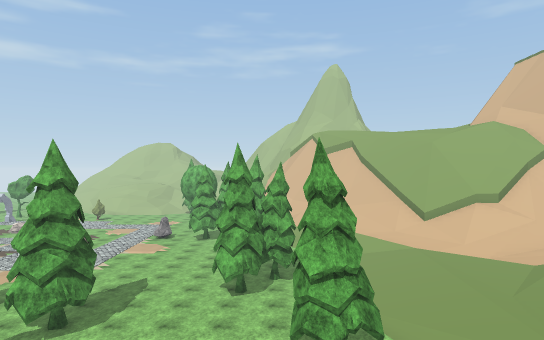
view 1 (above)

24 first-person views from a walk through a Unity game level. The camera is 1.3 m above the floor, looks level and sees 75° across. The floor is counted in squares, 2 m on a side. Each view is taken from the middle of a square. On the plan, view 1 faces up. The plan holds only what a view shows up to about 10 squares ahead; the rest is blank. The place goes on beyond the plan. Some trees and plants on the terrain are drawn as simple stand-ins. Some animated figures are left out. Some surface patterns are stand-ins.

view 2
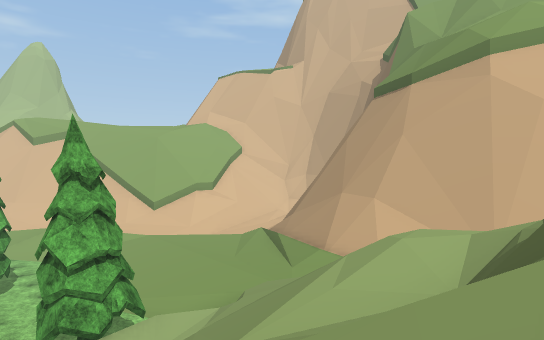

view 3
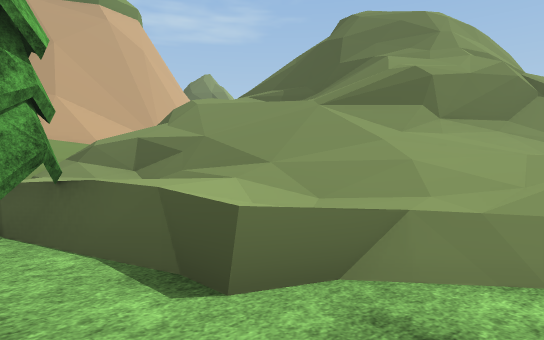

view 4
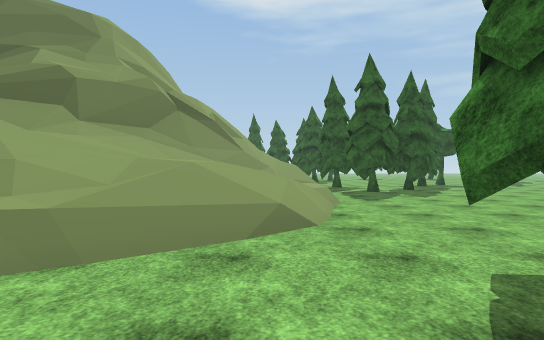

view 5
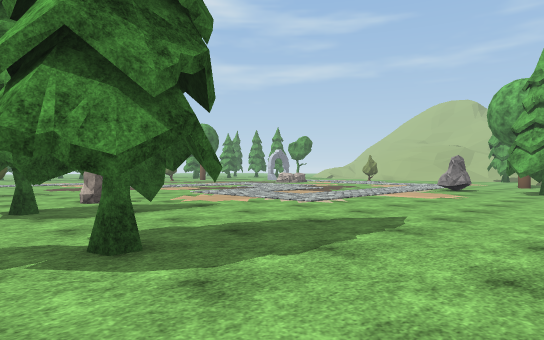

view 6
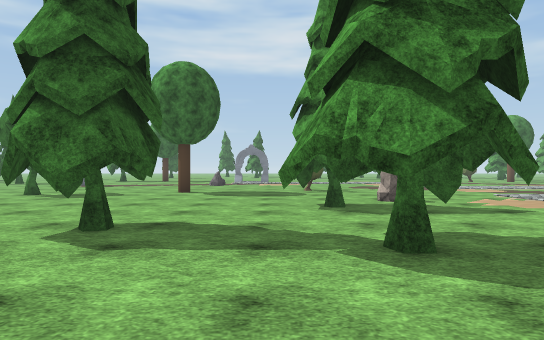

view 7
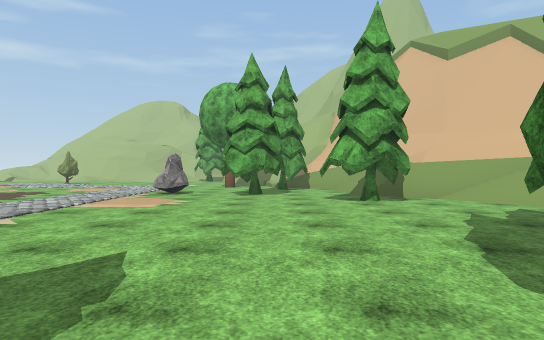

view 8
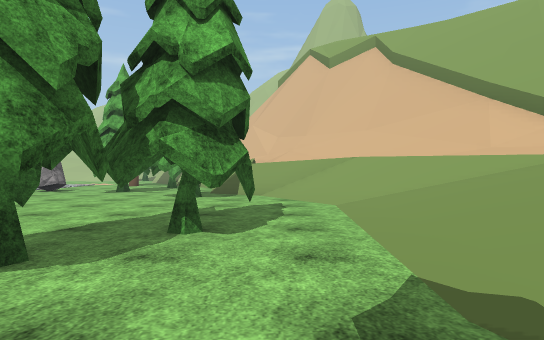

view 9
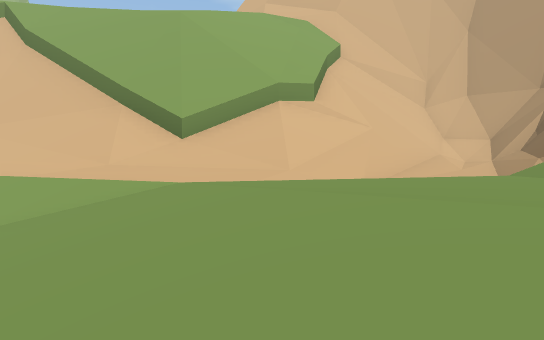

view 10
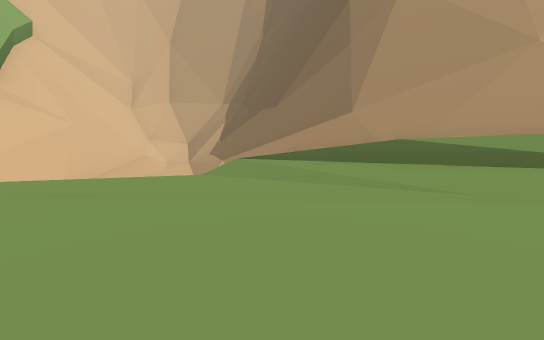

view 11
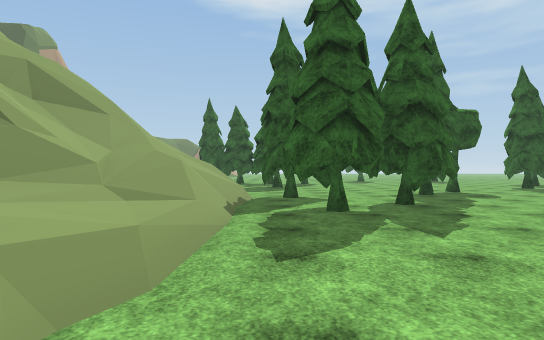

view 12
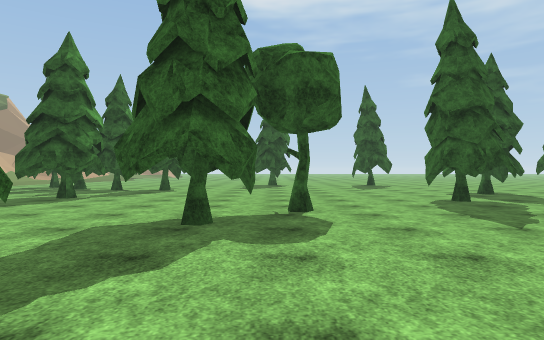

view 13
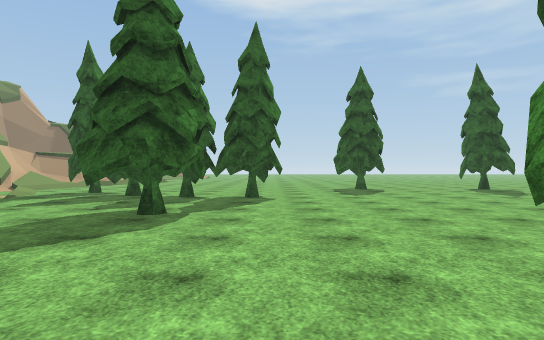

view 14
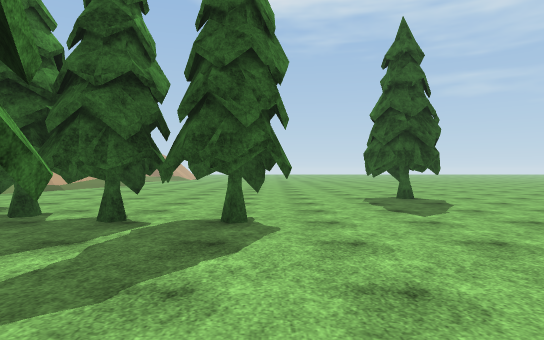

view 15
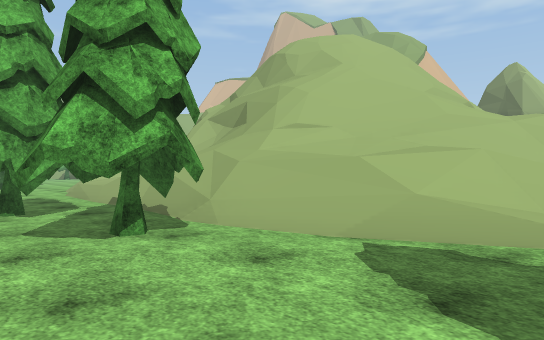

view 16
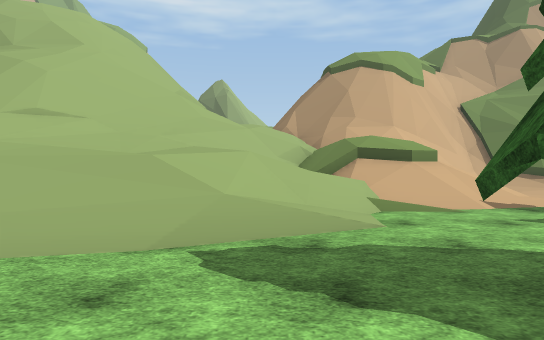

view 17
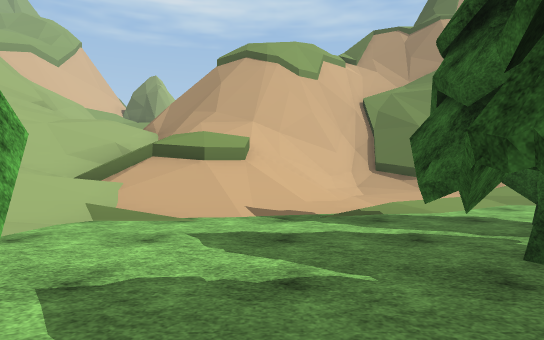

view 18
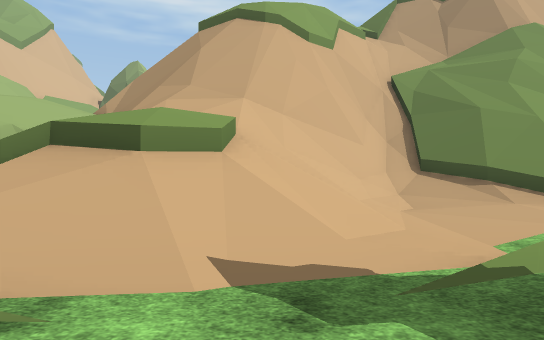

view 19
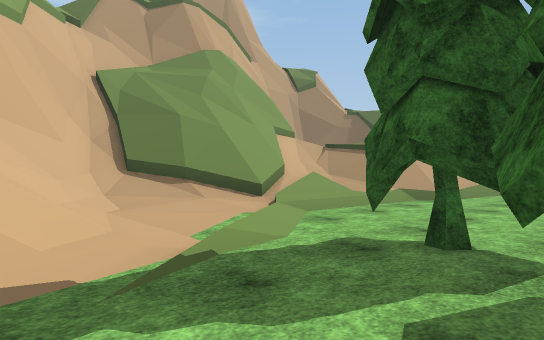

view 20
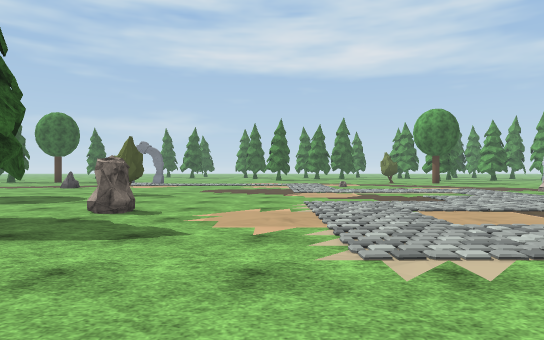

view 21
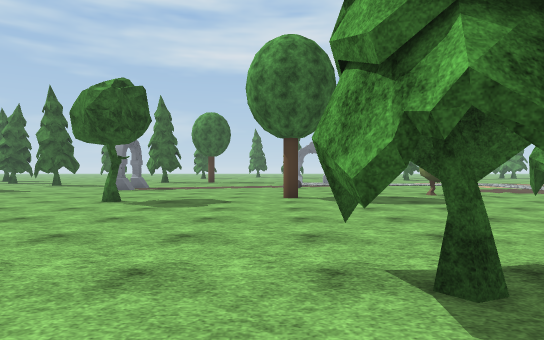

view 22
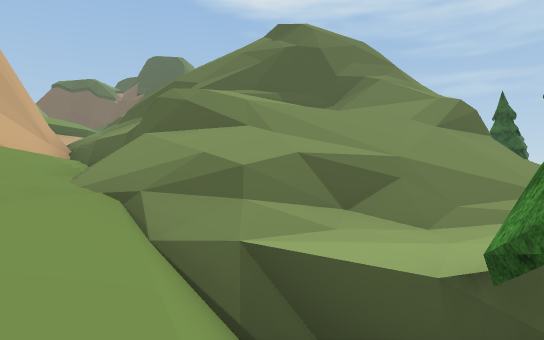

view 23
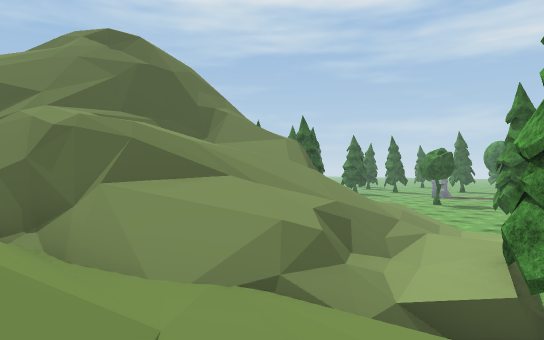

view 24
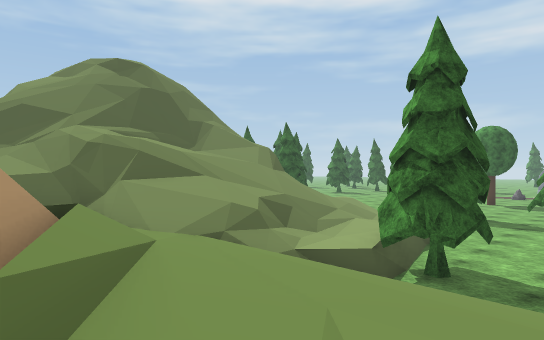

### Floor plan
Key: @ floor where view 1 was taken; # wall or solid block; . main floor; : floor 0.25 m higher than the main floor; + floor 1 m higher than the main floor; * floor 1.25 m higher than the main floor; % floor 1.75 m higher than the main floor; / step, stairs or slope; = window, fence, low wall or low ledge; ^ raised ledge; T pine tree; R rock; E tree.
Columns run from 14 left of view 1 to 13 right of it. Each row starts with its distance up from view 1.
 19 ..  ..::R.TT  ///#^
 18 .:: ...:..TT.#=///^^
 17 ...::.:::...TTT=///^^
 16 ...::.:::....T../=//^
 15 ....::.:........////=^#  #^
 14 ::..:..:.........////###^=#
 13 ::..:..:.........////////#^^
 12 .....:........T.//////////=^
 11 .............TT.///%//////=#
 10 ....R........T..///%%/////^#
  9 ......T..T......///%%/#==^^^
  8 .E...TT.TTT......////==#^^
  7 .........T.....TT////^^^
  6 ............./#T+=///^^
  5 ........TT..//*+/=//=#
  4 ..E......../////////=^
  3 ..........////////=#=#
  2 .........////==////==#^
  1 ...E.....// /#//=^///##
  0 .........///#/@/==/=//#
 -1 .........//=#=#==////=/
 -2 ........./=#=##/////
 -3 .......T.=/=##// /==
 -4   ...T.TT=/===/// =
 -5  ....TT. =///////
 -6  ......TT///=///=/
 -7 ....TT.TT///////==
 -8 ....T....=///////
 -9 ...E......////////=
-10 T.........///=///==
-11 .......TT.../////=#^
-12 ........T.../////=#^
-13 ............/////^^^
-14 ......TTTTT.////## ^^
-15 ......TTTTT../::/#^^
-16 ..........TT././/^^#
-17  ..........T..//^^^
-18 ..TTT........./^^
-19 ...T..........//^^
-20 ..............///^^

Positions as (right, up) in squares from view 1, and headings:
1: (0, 0), facing up
2: (-1, 0), facing up-right
3: (-3, 7), facing down-right
4: (-4, 7), facing down
5: (-2, 7), facing up-left
6: (-2, 7), facing left
7: (-3, 9), facing up
8: (1, 8), facing up
9: (3, 9), facing up-right
10: (3, 9), facing right
11: (-6, 2), facing down
12: (-11, -3), facing down
13: (-8, -6), facing down
14: (-8, -10), facing down
15: (-8, -10), facing up-right
16: (-8, -9), facing right
17: (-7, -13), facing right
18: (-4, -13), facing right
19: (-4, -13), facing down-right
20: (-4, 12), facing left
21: (-4, 4), facing left
22: (3, 8), facing down
23: (6, 7), facing down-left
24: (7, 9), facing down-left
